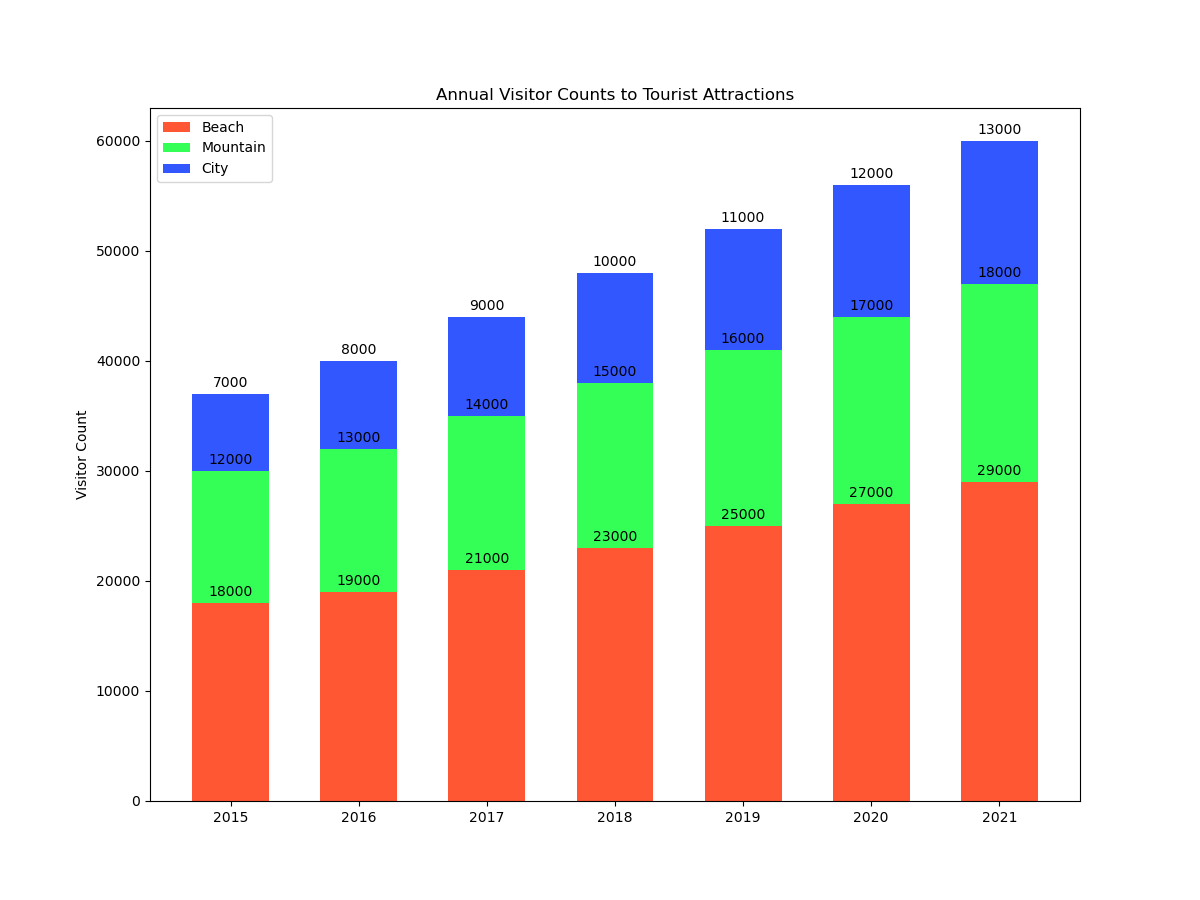

Recreate this plot in Python.

import matplotlib.pyplot as plt

# Data
years = ['2015', '2016', '2017', '2018', '2019', '2020', '2021']
beach_visitors = [18000, 19000, 21000, 23000, 25000, 27000, 29000]
mountain_visitors = [12000, 13000, 14000, 15000, 16000, 17000, 18000]
city_visitors = [7000, 8000, 9000, 10000, 11000, 12000, 13000]

# Plot
fig, ax = plt.subplots(figsize=(12, 9))  # Change the figure size

bar_width = 0.6  # Change the bar width for a vertical bar chart

bar_beach = ax.bar(years, beach_visitors, width=bar_width, color='#FF5733', label='Beach')
bar_mountain = ax.bar(years, mountain_visitors, width=bar_width, bottom=beach_visitors, color='#33FF57', label='Mountain')
bar_city = ax.bar(years, city_visitors, width=bar_width, bottom=[i+j for i,j in zip(beach_visitors, mountain_visitors)], color='#3357FF', label='City')

# Add some text for labels, title and custom y-axis tick labels, etc.
ax.set_ylabel('Visitor Count')
ax.set_title('Annual Visitor Counts to Tourist Attractions')
ax.set_xticks([x for x in range(len(years))])
ax.set_xticklabels(years)
ax.legend()

# Adding numerical labels
for rect in bar_beach:
    height = rect.get_height()
    ax.annotate('{}'.format(height),
                xy=(rect.get_x() + rect.get_width() / 2, height),
                xytext=(0, 3),  # 3 points vertical offset
                textcoords="offset points",
                ha='center', va='bottom')
for rect in bar_mountain:
    height = rect.get_height() + rect.get_y()
    ax.annotate('{}'.format(rect.get_height()),
                xy=(rect.get_x() + rect.get_width() / 2, height),
                xytext=(0, 3),
                textcoords="offset points",
                ha='center', va='bottom')
for rect in bar_city:
    height = rect.get_height() + rect.get_y()
    ax.annotate('{}'.format(rect.get_height()),
                xy=(rect.get_x() + rect.get_width() / 2, height),
                xytext=(0, 3),
                textcoords="offset points",
                ha='center', va='bottom')

# Show the figure
plt.show()
